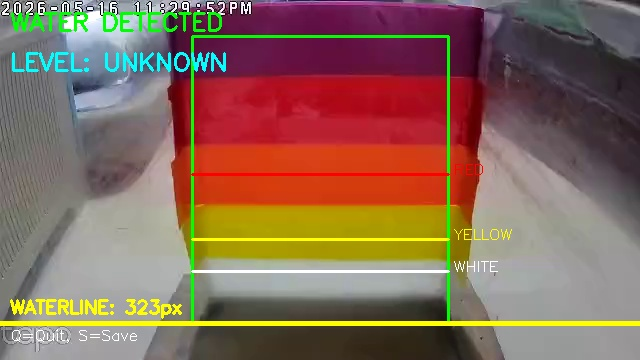
#> input picture flood_ai/water_detection_test.jpg, 640 x 360 px
$ python -i detect_original.py   (imports and definitions only)
#> lines starting #> are read from the running program, lines starting #| are printed output that depends on the picture; after the words box and inside, x2 and y2 are one past the last pixel; in counts of white or black regions, pixels touching at a corner belong together
#> further down, picture is the input picture: shape (360, 640, 3); mean B, G, R 88.8, 106, 135.5
import cv2
import numpy as np
import json
from datetime import datetime

# [2 lines not run here, left out]

# [1 line that did not run here, left out]
# [1 line that did not run here, left out]
# [1 line that did not run here, left out]
# [1 line that did not run here, left out]

COLOR_RANGES = {
  "yellow": ([20, 100, 100], [78, 255, 255]),
  "orange": ([10, 100, 100], [20, 255, 255]),
  "red": ([0, 100, 100], [20, 255, 255]),
  "purple": ([125, 85, 85], [155, 255, 255]),
}

FLOOD_THRESHOLDS = [
    (0.0,  3.1,  "NORMAL"),
    (3.1,  4.1,  "MONITOR"),
    (4.1,  5.1,  "ALERT"),
    (5.1,  6.1,  "EVACUATION"),
    (6.1,  99.0, "CRITICAL"),
]

LEVEL_COLORS_BGR = {
    "NORMAL":     (200, 200, 200),
    "MONITOR":    (0,   200, 255),
    "ALERT":      (0,   140, 255),
    "EVACUATION": (0,   0,   220),
    "CRITICAL":   (180, 0,   180),
}

def classify(water_level_m):
    for low, high, level in FLOOD_THRESHOLDS:
        if low <= water_level_m < high:
            return level
    return "CRITICAL"

def detect_waterline(frame):
    hsv  = cv2.cvtColor(frame, cv2.COLOR_BGR2HSV)
#> hsv: shape (360, 640, 3); mean H, S, V 84.4, 105.1, 143.2
    h, w = frame.shape[:2]
#> h = 360; w = 640

    roi_top    = int(h * 0.05)
#> roi_top = 18
    roi_bottom = int(h * 0.95)
#> roi_bottom = 342
    roi_left   = int(w * 0.25)
#> roi_left = 160
    roi_right  = int(w * 0.75)
#> roi_right = 480

    hsv_roi = hsv[roi_top:roi_bottom, roi_left:roi_right]
#> hsv_roi: shape (324, 320, 3); mean H, S, V 78.5, 177.8, 155.8

    combined_mask = np.zeros(hsv_roi.shape[:2], dtype=np.uint8)
    for name, (lower, upper) in COLOR_RANGES.items():
        mask = cv2.inRange(hsv_roi, np.array(lower), np.array(upper))
        combined_mask = cv2.bitwise_or(combined_mask, mask)
#> this loop made 4 passes
#> pass 1, in detect_waterline, `mask = cv2.inRange(hsv_roi, np.array(lower), np.array(upper))`:
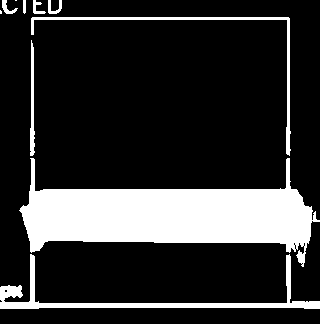
#> mask: shape (324, 320); 19.4% white; 10 white regions (2 under 20 px), largest, box (x1, y1, x2, y2) and area: (19, 158, 320, 267) 15702, (0, 254, 320, 309) 2468, (31, 17, 291, 156) 1258
#> pass 2, in detect_waterline, `mask = cv2.inRange(hsv_roi, np.array(lower), np.array(upper))`:
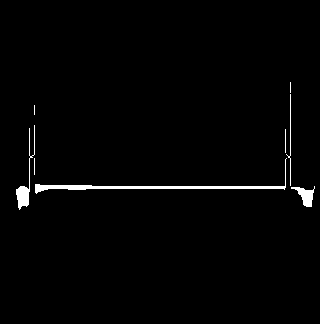
#> mask: shape (324, 320); 1.6% white; 8 white regions (3 under 20 px), largest, box (x1, y1, x2, y2) and area: (35, 158, 287, 194) 893, (16, 125, 35, 210) 336, (291, 186, 315, 207) 230, (286, 94, 291, 186) 96, (285, 129, 286, 153) 24
#> pass 2, in detect_waterline, `combined_mask = cv2.bitwise_or(combined_mask, mask)`:
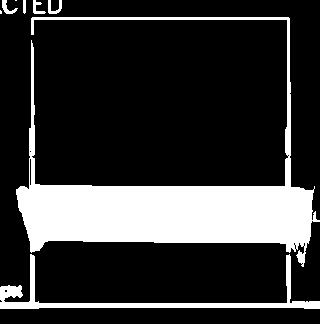
#> combined_mask: shape (324, 320); 20.9% white; 8 white regions (2 under 20 px), largest, box (x1, y1, x2, y2) and area: (16, 17, 320, 267) 18855, (0, 254, 320, 309) 2468, (48, 0, 62, 14) 99, (2, 0, 18, 14) 92, (33, 0, 46, 14) 85, (23, 0, 26, 14) 40
#> pass 3, in detect_waterline, `mask = cv2.inRange(hsv_roi, np.array(lower), np.array(upper))`:
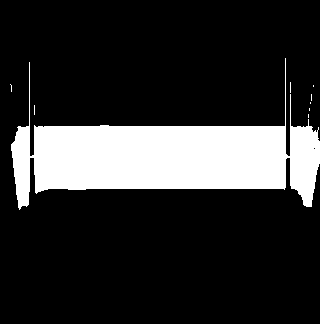
#> mask: shape (324, 320); 18.6% white; 9 white regions (8 under 20 px), largest, box (x1, y1, x2, y2) and area: (11, 58, 320, 210) 19279
#> after the loop:
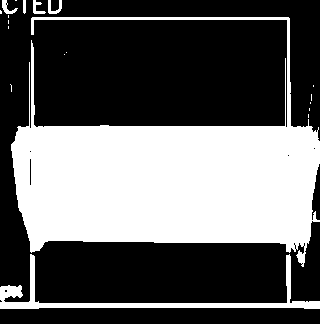
#> combined_mask: shape (324, 320); 38% white; 19 white regions (13 under 20 px), largest, box (x1, y1, x2, y2) and area: (11, 17, 320, 267) 36538, (0, 254, 320, 309) 2468, (48, 0, 62, 14) 99, (2, 0, 18, 14) 94, (33, 0, 46, 14) 85, (23, 0, 26, 14) 40

    kernel        = np.ones((7, 7), np.uint8)
    combined_mask = cv2.morphologyEx(combined_mask, cv2.MORPH_CLOSE, kernel)
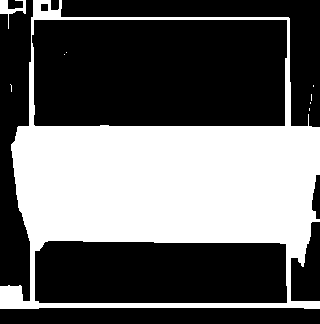
#> combined_mask: shape (324, 320); 38.7% white; 9 white regions (7 under 20 px), largest, box (x1, y1, x2, y2) and area: (0, 0, 320, 309) 39890, (0, 0, 26, 29) 234
    combined_mask = cv2.morphologyEx(combined_mask, cv2.MORPH_OPEN,  kernel)
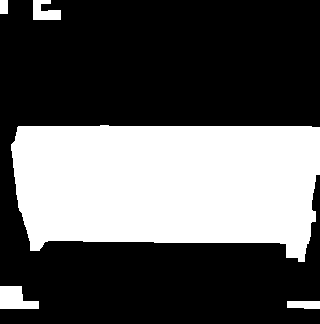
#> combined_mask: shape (324, 320); 35.3% white; 5 white regions

    contours, _ = cv2.findContours(
        combined_mask, cv2.RETR_EXTERNAL, cv2.CHAIN_APPROX_SIMPLE
    )
#> contours = 5 contours; box (x1, y1, x2, y2) and area: (11, 125, 320, 262) 34760, (0, 286, 39, 309) 589, (33, 0, 61, 20) 336, (287, 301, 320, 309) 208, (0, 0, 8, 14) 91

    if not contours:
        return {"success": False, "reason": "No colored marker detected in frame"}

    min_area    = (roi_bottom - roi_top) * (roi_right - roi_left) * 0.005
#> min_area = 518.4
    significant = [c for c in contours if cv2.contourArea(c) > min_area]
#> significant = 2 contours; box (x1, y1, x2, y2) and area: (11, 125, 320, 262) 34760, (0, 286, 39, 309) 589

    if not significant:
        return {"success": False, "reason": "Marker too small — move camera closer"}

    lowest_bottom_y = 0
    total_area      = 0

    for c in significant:
        x, y, bw, bh = cv2.boundingRect(c)
        bottom_y = roi_top + y + bh
        if bottom_y > lowest_bottom_y:
            lowest_bottom_y = bottom_y
        total_area += cv2.contourArea(c)
#> this loop made 2 passes
#> (x, y, bw, bh, bottom_y, lowest_bottom_y, total_area) on pass 1: (0, 286, 39, 23, 327, 327, 589)
#> (x, y, bw, bh, bottom_y, total_area) on pass 2: (11, 125, 309, 137, 280, 35348.5)
#> after the loop, lowest_bottom_y = 327; total_area = 35348.5

    waterline_y = lowest_bottom_y
#> waterline_y = 327
    confidence  = min(
        total_area / ((roi_bottom - roi_top) * (roi_right - roi_left) * 0.3),
        1.0
    )
#> confidence = 1

#> (the run stopped early here; a loop or call above may not have finished)

$ run again, on flood_ai/capture_20260517_135718.jpg
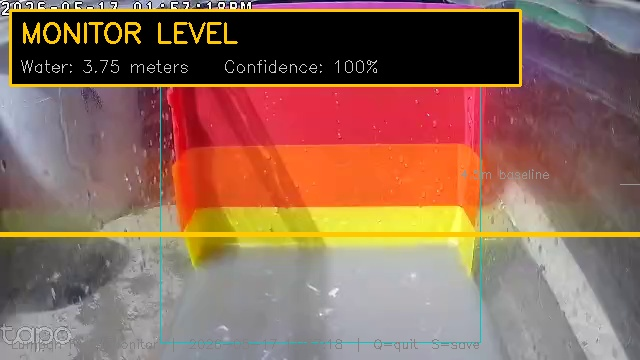
#> input picture flood_ai/capture_20260517_135718.jpg, 640 x 360 px
#> picture is the input picture: shape (360, 640, 3); mean B, G, R 89.2, 104.7, 140.1
#> hsv: shape (360, 640, 3); mean H, S, V 73.8, 86.9, 143.1
#> hsv_roi: shape (324, 320, 3); mean H, S, V 61.5, 116.9, 164.5
#> the loop in detect_waterline, `for name, (lower, upper) in COLOR_RANGES.items():` made 4 passes
#> pass 1, in detect_waterline, `mask = cv2.inRange(hsv_roi, np.array(lower), np.array(upper))`:
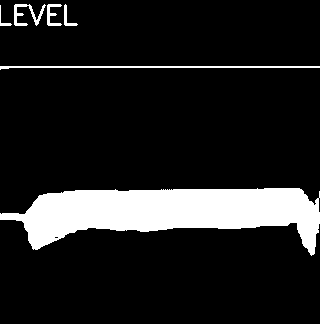
#> mask: shape (324, 320); 13% white; 6 white regions, box (x1, y1, x2, y2) and area: (0, 188, 320, 256) 12245, (0, 66, 320, 70) 650, (14, 4, 46, 26) 257, (47, 4, 62, 26) 151, (64, 4, 78, 26) 94, (0, 5, 12, 26) 52
#> in detect_waterline, `combined_mask = cv2.morphologyEx(combined_mask, cv2.MORPH_OPEN,  kernel)`:
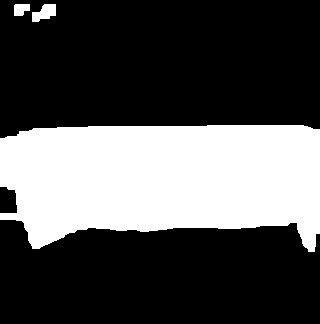
#> combined_mask: shape (324, 320); 32.2% white; 3 white regions
#> contours = 3 contours; box (x1, y1, x2, y2) and area: (0, 125, 320, 252) 32473, (32, 4, 56, 22) 249, (14, 4, 30, 16) 134
#> significant = 1 contour; box (x1, y1, x2, y2) and area: (0, 125, 320, 252) 32473
#> the loop in detect_waterline, `for c in significant:` made 1 pass
#> (x, y, bw, bh, bottom_y, lowest_bottom_y, total_area) on pass 1: (0, 125, 320, 127, 270, 270, 32473)
#> after the loop in detect_waterline, `for c in significant:`: lowest_bottom_y = 270; total_area = 32473
#> waterline_y = 270
#> confidence = 1
